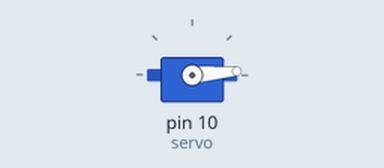
Recording of a sketch running on a simulated Arduino Uno, built with avr-gcc and run on an emulated ATmega328P. Parts: servo.

Above: at 0.05 s.
At 9.95 s:
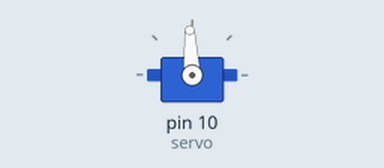
At 19.95 s:
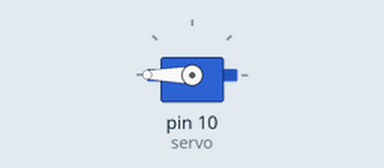
Timing chart, 0 to 26.0 s (numbered marks = the images above):
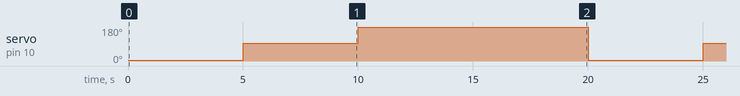

The sketch:

Servo_Pan_TEST.ino
```cpp
/*
 * Servo test
 */


// library
#include <Servo.h>
Servo servo;

#define SERVO_MAX_RIGHT 600 //540 max left
#define SERVO_MAX_LEFT  2400


void setup() {
  servo.attach(10);
  Serial.begin(9600);
}


void loop() {
  panServo(0);
  delay(5000);

  panServo(90);
  delay(5000);

  panServo(180);
  delay(10000);
}


void panServo(int deg)
/*
 * Rotates the servo to given angle.
 * Full right:  0
 * Full left:   180
 */
{
  int mapDegrees = map(deg, 0, 180, SERVO_MAX_RIGHT, SERVO_MAX_LEFT); //map(value, fromLow, fromHigh, toLow, toHigh)
  servo.writeMicroseconds(mapDegrees);
}
```

Measured:
- by itself, servo on pin 10 (servo): repeats every 20.0 s: 180° 10.0 s, 5° 5.0 s, 93° 5.0 s
